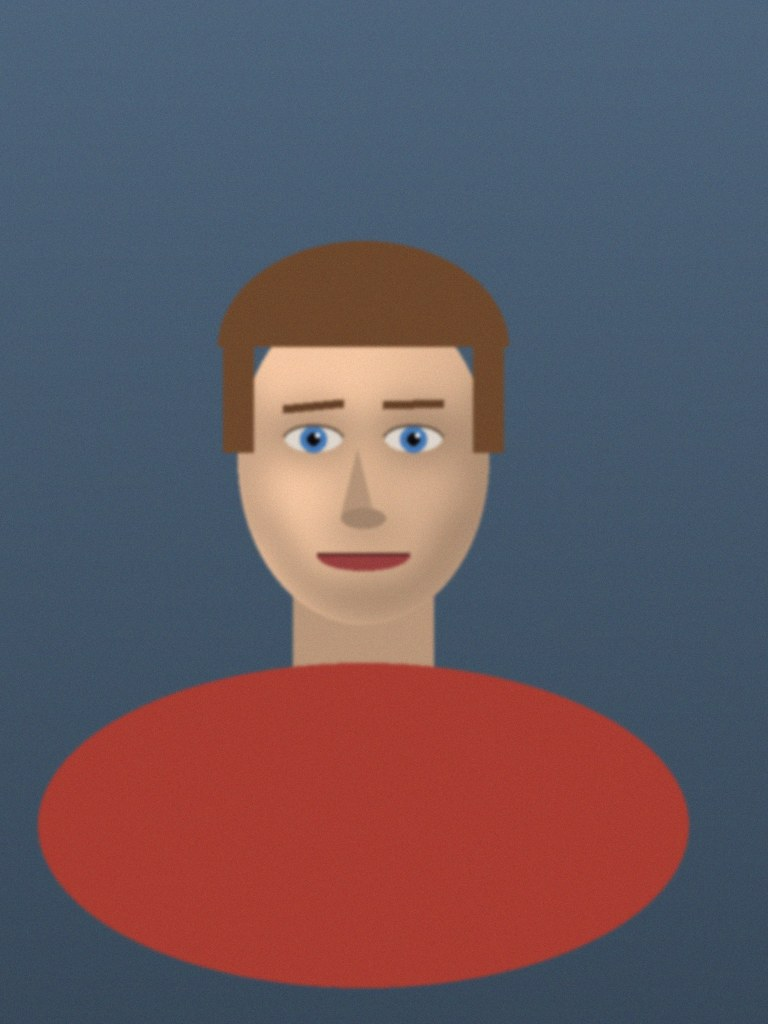
#> input picture hollow-acre/2d/tools/photo/faces/t01.jpg, 768 x 1024 px
$ python measure.py photo/faces/t01.jpg
#> lines starting #> are read from the running program, lines starting #| are printed output that depends on the picture
import sys
from PIL import Image
import numpy as np
REF=[4,6,8,10,11,11.5,12.5,12,11.5,11,10.5,10.5,9,6.5,7.5,9.5,10,11,11,11,10.5,8.5,9.5,8,7,6,7]
def prof(path,r=2,f=0):
#> called with path = 'photo/faces/t01.jpg', r = 2, f = 0
  im=np.asarray(Image.open(path).convert('RGBA'))[r*64:(r+1)*64,f*48:(f+1)*48];m=im[...,3]>0
#> after `im = np.asarray(Image.open(path).convert('RGBA'))[r * 64:(r + 1) * 64,`:
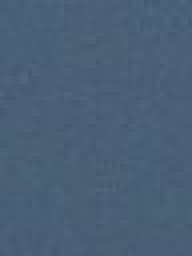
#> im: shape (64, 48, 4) (shown 4 times larger); mean R, G, B, A 74.4, 95.2, 118.1, 255
#> after `m = im[..., 3] > 0`: m: shape (64, 48) bool; every value is 1
  ys=np.nonzero(m.any(1))[0];m=m[ys[0]:ys[-1]+1]
#> after `ys = np.nonzero(m.any(1))[0]`: ys = 64 values from 0 to 63
  w=np.array([(np.nonzero(r_)[0].max()-np.nonzero(r_)[0].min()+1) if r_.any() else 0 for r_ in m],float)
#> w = 64 values from 48 to 48
  h=len(w);s=27/h;idx=np.linspace(0,h-1,27);return h,[round(np.interp(i,range(h),w)*s,1) for i in idx]
#> after `h = len(w)`: h = 64
#> after `s = 27 / h`: s = 0.422
#> after `idx = np.linspace(0, h - 1, 27)`: idx = 27 values from 0 to 63
for p in sys.argv[1:]:
  h,w=prof(p);print(p,h);print(' ours',w);print(' ref ',REF)
#> after `h, w = prof(p)`: w = 27 values from 20.2 to 20.2

$ run again, on hollow-acre/2d/tools/photo/faces/t03.jpg
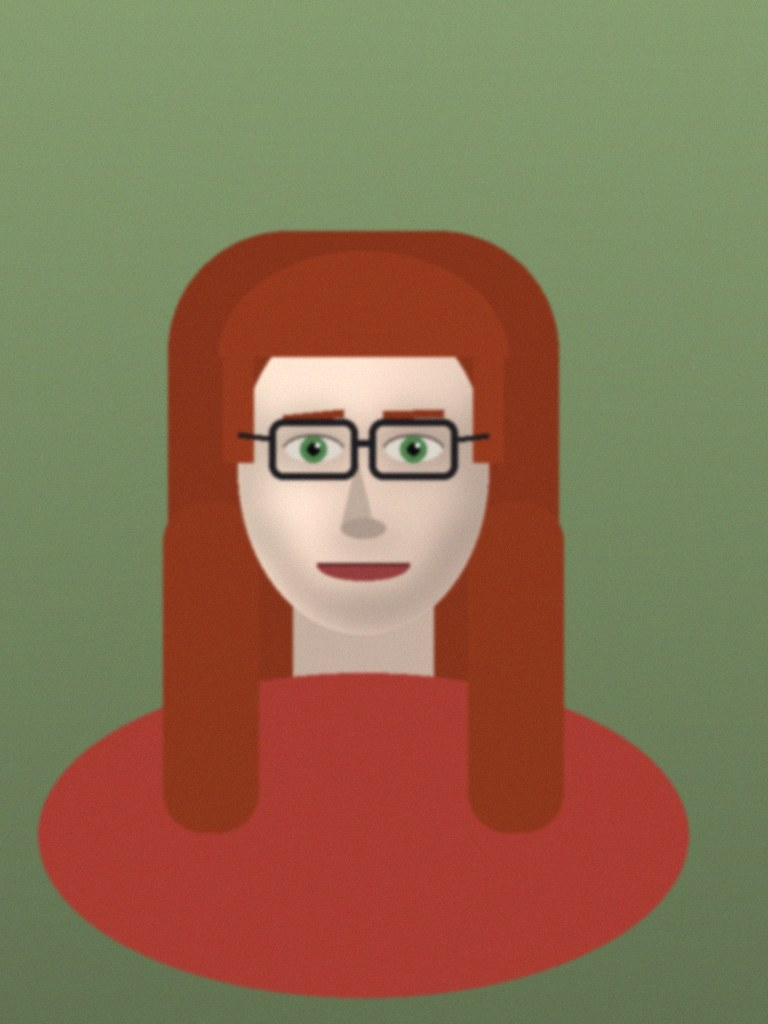
#> input picture hollow-acre/2d/tools/photo/faces/t03.jpg, 768 x 1024 px
#> in prof, `im = np.asarray(Image.open(path).convert('RGBA'))[r * 64:(r + 1) * 64,`:
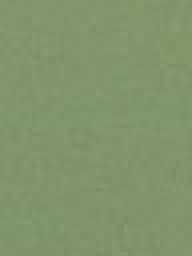
#> im: shape (64, 48, 4) (shown 4 times larger); mean R, G, B, A 128, 149.1, 106.3, 255
#> m: shape (64, 48) bool; every value is 1
#> ys = 64 values from 0 to 63
#> in prof, `w=np.array([(np.nonzero(r_)[0].max()-np.nonzero(r_)[0].min()+1) if r_...`: w = 64 values from 48 to 48
#> h = 64
#> s = 0.422
#> `h, w = prof(p)`: w = 27 values from 20.2 to 20.2

$ run again, on hollow-acre/2d/tools/photo/faces/t04.jpg
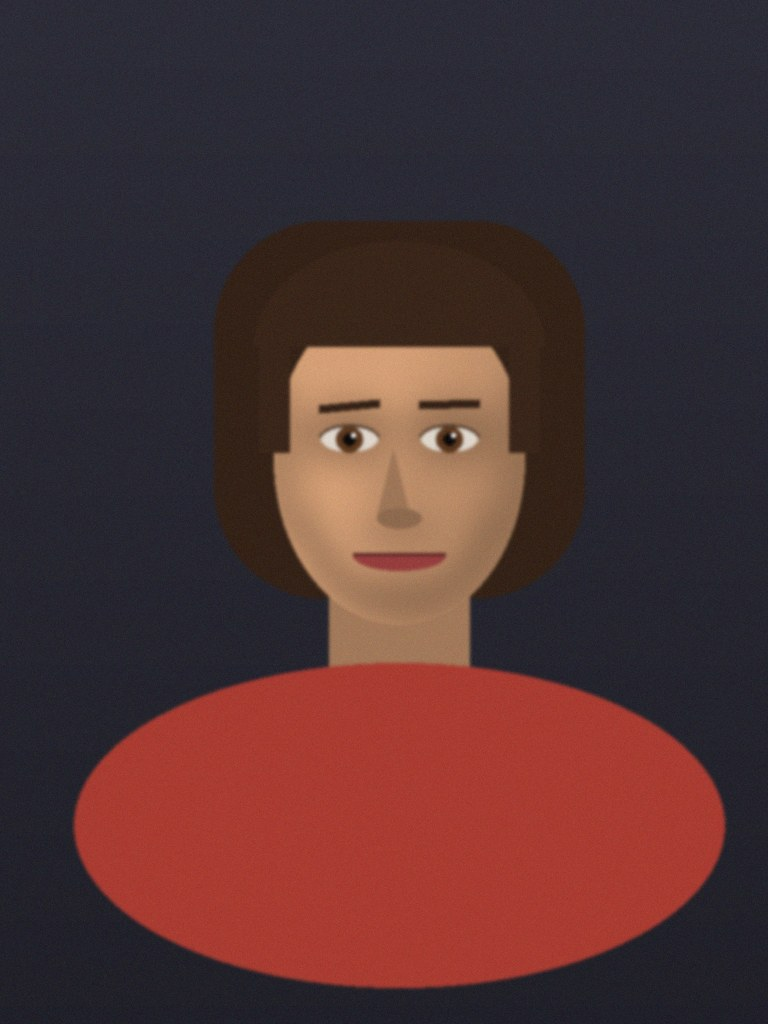
#> input picture hollow-acre/2d/tools/photo/faces/t04.jpg, 768 x 1024 px
#> in prof, `im = np.asarray(Image.open(path).convert('RGBA'))[r * 64:(r + 1) * 64,`:
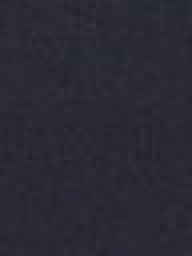
#> im: shape (64, 48, 4) (shown 4 times larger); mean R, G, B, A 42.4, 41.7, 53.5, 255
#> m: shape (64, 48) bool; every value is 1
#> ys = 64 values from 0 to 63
#> in prof, `w=np.array([(np.nonzero(r_)[0].max()-np.nonzero(r_)[0].min()+1) if r_...`: w = 64 values from 48 to 48
#> h = 64
#> s = 0.422
#> `h, w = prof(p)`: w = 27 values from 20.2 to 20.2

$ run again, on hollow-acre/2d/tools/photo/faces/t05.jpg
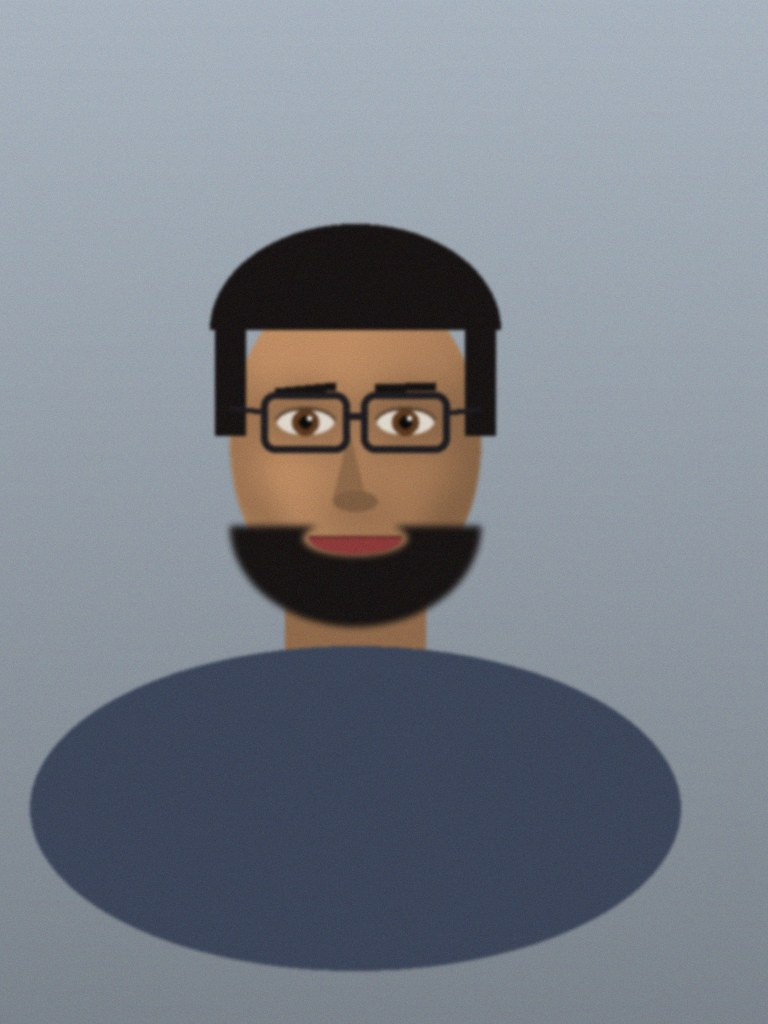
#> input picture hollow-acre/2d/tools/photo/faces/t05.jpg, 768 x 1024 px
#> in prof, `im = np.asarray(Image.open(path).convert('RGBA'))[r * 64:(r + 1) * 64,`:
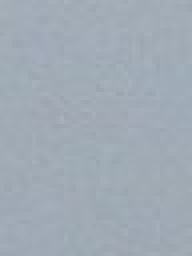
#> im: shape (64, 48, 4) (shown 4 times larger); mean R, G, B, A 160.5, 170.8, 181.3, 255
#> m: shape (64, 48) bool; every value is 1
#> ys = 64 values from 0 to 63
#> in prof, `w=np.array([(np.nonzero(r_)[0].max()-np.nonzero(r_)[0].min()+1) if r_...`: w = 64 values from 48 to 48
#> h = 64
#> s = 0.422
#> `h, w = prof(p)`: w = 27 values from 20.2 to 20.2
